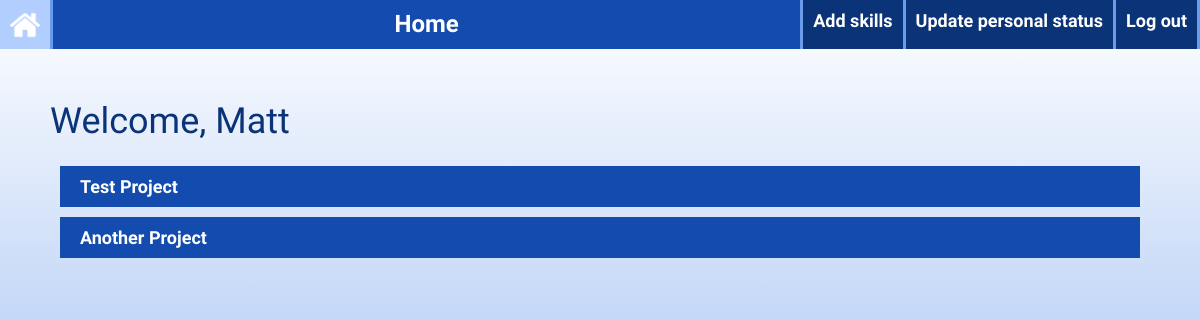
Before: /developerHome (signed in) with the older database file.
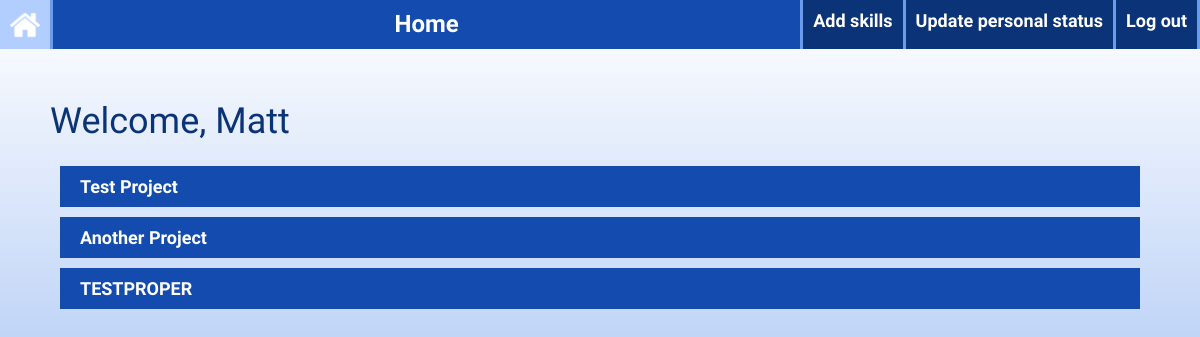
After: the same page with the newer database file.
### schema.py (models this page shows, shortened)
class Projects(db.Model):
    __tablename__ = 'projects'
    project_id = db.Column(db.Integer, primary_key=True)
    project_manager_id = db.Column(db.Integer, db.ForeignKey('user.id', ondelete='CASCADE'), nullable=False)
    project_name = db.Column(db.String(255), nullable=False)
    deadline = db.Column(db.Integer, nullable=False)
    budget = db.Column(db.Integer, nullable=False)
    project_state = db.Column(db.String(20), CheckConstraint("project_state IN ('Success', 'Failure', 'Ongoing', 'Cancelled')"), nullable=False)
    description = db.Column(db.String(255))

### route.py (the view)
@app.route('/developerHome')
def developerHome():
    if 'user' not in session:
        return redirect('/')
    userProjects = Developer.createUserProjects(session['currentProjects'])
    currentProjects = []
    for project in userProjects:
        currentProjects.append(as_dict(project))
    print(session['currentProjects'])
    print(currentProjects)
    return render_template('/developerHome.html', name=session['user']['first_name'],projects=currentProjects)

### abstract.py (called while the page is built)
    @staticmethod
    def createUserProjects(projects):
        with app.app_context():
            return Projects.query.filter(Projects.project_id.in_(projects)).all()

### route.py (called while the page is built)
def as_dict(self):
    return {c.name: getattr(self, c.name) for c in self.__table__.columns}

### templates/developerHome.html (shortened to what this page needs)
<!DOCTYPE html>
<html lang="en">
    <head>
        <link rel="stylesheet" href="../static/css/menu.css">
        <link rel="stylesheet" href="../static/css/main.css">
        <link rel="stylesheet" href="../static/css/section.css">
        <link rel="stylesheet" href="../static/css/formformat.css">
    </head>
    <body>
        <div class="menu">
            <a href="/developerHome"><img src="../static/images/home.png" alt="Home" style="height:30px"></a>
            <a href="#" class="inactiveLink">Home</a>
            <a href="/developerSkills">Add skills</a>
            <a href="/softSkills">Update personal status</a>
            <a href="/logout">Log out</a>
        </div>
        <div class="main">
            <h1>Welcome, {{name}}</h1>
            <div >
            {% for project in projects %}
            <div style="margin:10px">
                <button class="section">{{project.project_name}}</button>
            </div>
            {% endfor %}
            </div>
        </div>
    </body>
</html>

Changed rows visible on the page:
added Projects: project_name "TESTPROPER"
